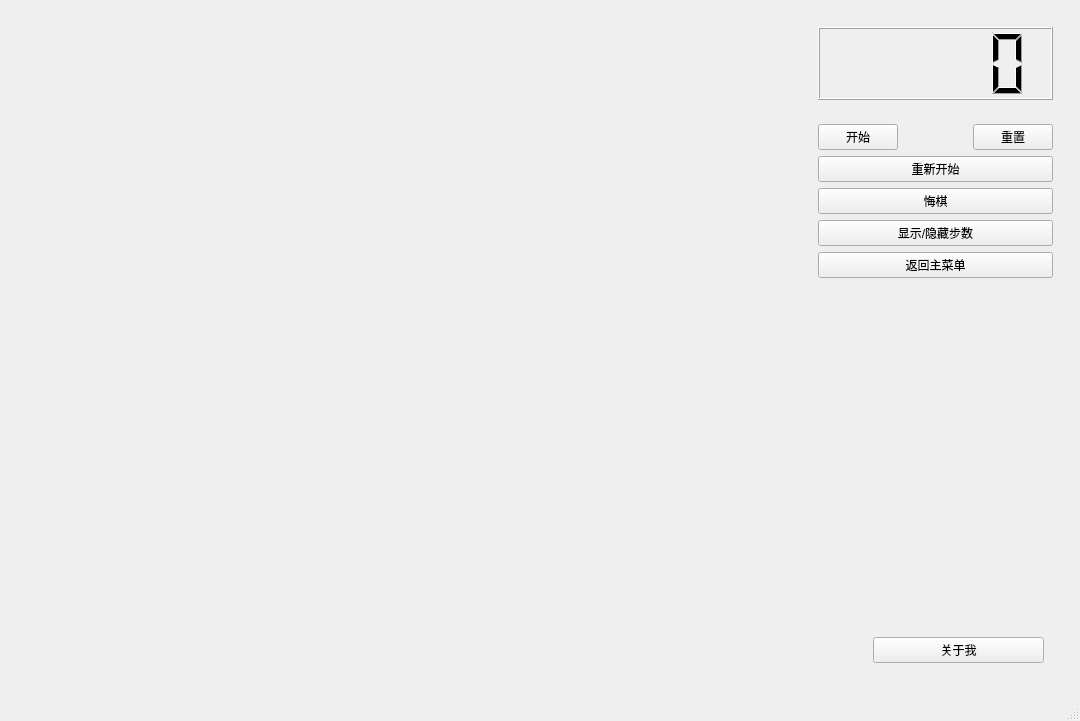
<?xml version="1.0" encoding="UTF-8"?>
<ui version="4.0">
 <class>ChessBoard</class>
 <widget class="QMainWindow" name="ChessBoard">
  <property name="geometry">
   <rect>
    <x>0</x>
    <y>0</y>
    <width>1080</width>
    <height>721</height>
   </rect>
  </property>
  <property name="windowTitle">
   <string>MainWindow</string>
  </property>
  <widget class="QWidget" name="centralwidget">
   <layout class="QGridLayout" name="gridLayout">
    <item row="0" column="0">
     <widget class="QLabel" name="label">
      <property name="minimumSize">
       <size>
        <width>481</width>
        <height>0</height>
       </size>
      </property>
      <property name="text">
       <string/>
      </property>
     </widget>
    </item>
    <item row="0" column="1">
     <widget class="QWidget" name="rightWidget" native="true">
      <property name="minimumSize">
       <size>
        <width>271</width>
        <height>591</height>
       </size>
      </property>
      <property name="maximumSize">
       <size>
        <width>271</width>
        <height>16777215</height>
       </size>
      </property>
      <layout class="QVBoxLayout" name="verticalLayout">
       <item>
        <widget class="QWidget" name="widget_3" native="true">
         <property name="minimumSize">
          <size>
           <width>0</width>
           <height>91</height>
          </size>
         </property>
         <layout class="QGridLayout" name="gridLayout_2">
          <item row="0" column="0">
           <widget class="QLCDNumber" name="lcdNumber"/>
          </item>
         </layout>
        </widget>
       </item>
       <item>
        <widget class="QWidget" name="widget" native="true">
         <layout class="QGridLayout" name="gridLayout_3">
          <item row="0" column="0">
           <widget class="QPushButton" name="ptnStart">
            <property name="text">
             <string>开始</string>
            </property>
           </widget>
          </item>
          <item row="4" column="0" colspan="3">
           <widget class="QPushButton" name="ptnToMenu">
            <property name="text">
             <string>返回主菜单</string>
            </property>
           </widget>
          </item>
          <item row="5" column="0" colspan="3">
           <widget class="QWidget" name="widget_2" native="true">
            <layout class="QFormLayout" name="formLayout">
             <item row="1" column="1">
              <widget class="QPushButton" name="ptnAboutMe">
               <property name="text">
                <string>关于我</string>
               </property>
              </widget>
             </item>
             <item row="1" column="0">
              <spacer name="horizontalSpacer">
               <property name="orientation">
                <enum>Qt::Horizontal</enum>
               </property>
               <property name="sizeHint" stdset="0">
                <size>
                 <width>40</width>
                 <height>20</height>
                </size>
               </property>
              </spacer>
             </item>
             <item row="0" column="1">
              <spacer name="verticalSpacer">
               <property name="orientation">
                <enum>Qt::Vertical</enum>
               </property>
               <property name="sizeHint" stdset="0">
                <size>
                 <width>20</width>
                 <height>40</height>
                </size>
               </property>
              </spacer>
             </item>
            </layout>
           </widget>
          </item>
          <item row="1" column="0" colspan="3">
           <widget class="QPushButton" name="ptnRestart">
            <property name="text">
             <string>重新开始</string>
            </property>
           </widget>
          </item>
          <item row="2" column="0" colspan="3">
           <widget class="QPushButton" name="ptnBack">
            <property name="text">
             <string>悔棋</string>
            </property>
           </widget>
          </item>
          <item row="0" column="2">
           <widget class="QPushButton" name="ptnRefresh">
            <property name="text">
             <string>重置</string>
            </property>
           </widget>
          </item>
          <item row="3" column="0" colspan="3">
           <widget class="QPushButton" name="ptnShowSteps">
            <property name="text">
             <string>显示/隐藏步数</string>
            </property>
           </widget>
          </item>
          <item row="0" column="1">
           <spacer name="horizontalSpacer_2">
            <property name="orientation">
             <enum>Qt::Horizontal</enum>
            </property>
            <property name="sizeHint" stdset="0">
             <size>
              <width>40</width>
              <height>20</height>
             </size>
            </property>
           </spacer>
          </item>
         </layout>
        </widget>
       </item>
      </layout>
     </widget>
    </item>
   </layout>
  </widget>
  <widget class="QMenuBar" name="menubar">
   <property name="geometry">
    <rect>
     <x>0</x>
     <y>0</y>
     <width>1080</width>
     <height>26</height>
    </rect>
   </property>
  </widget>
  <widget class="QStatusBar" name="statusbar"/>
 </widget>
 <resources/>
 <connections/>
</ui>
